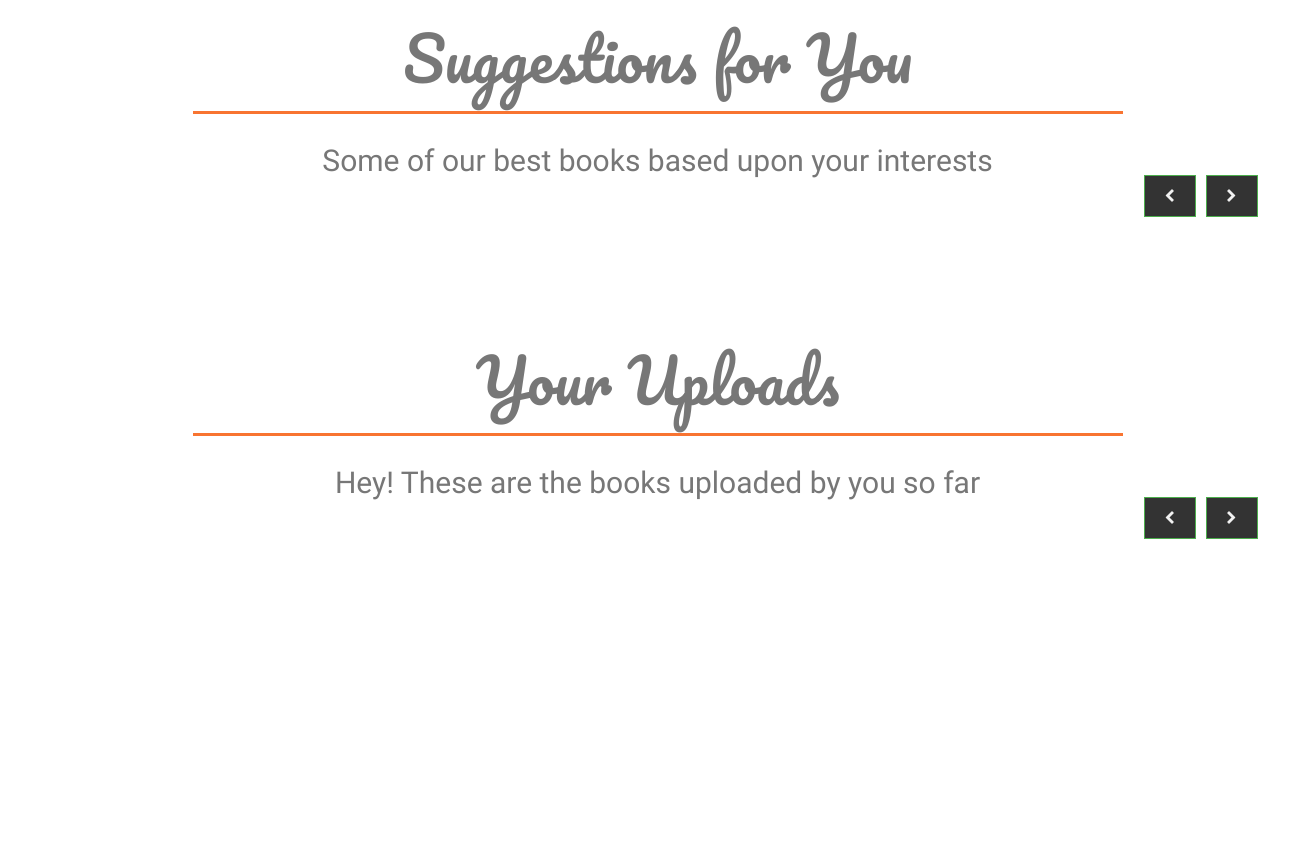
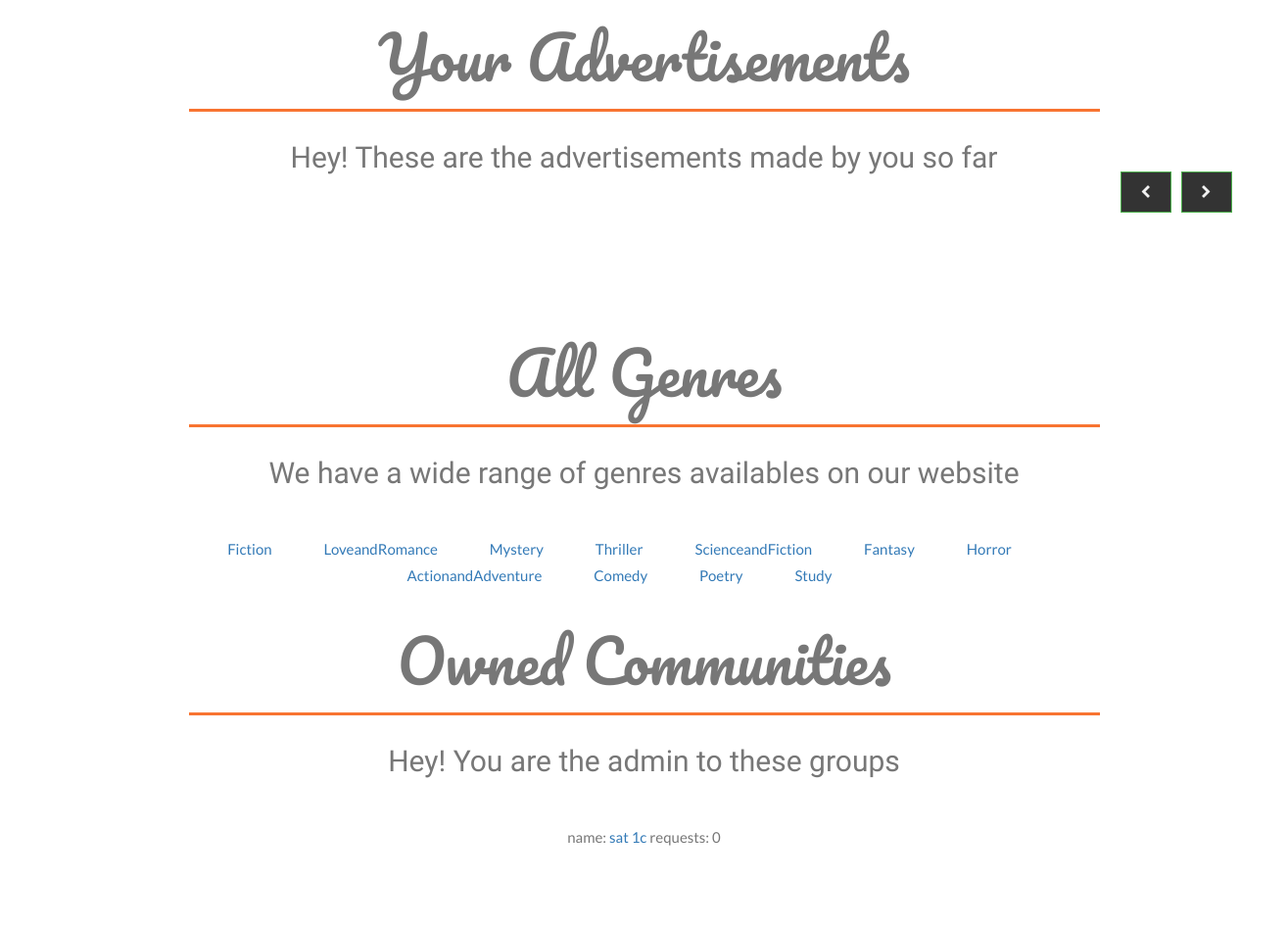
Page / (signed in, lower part) on the earlier database version (2 pictures, top to bottom).
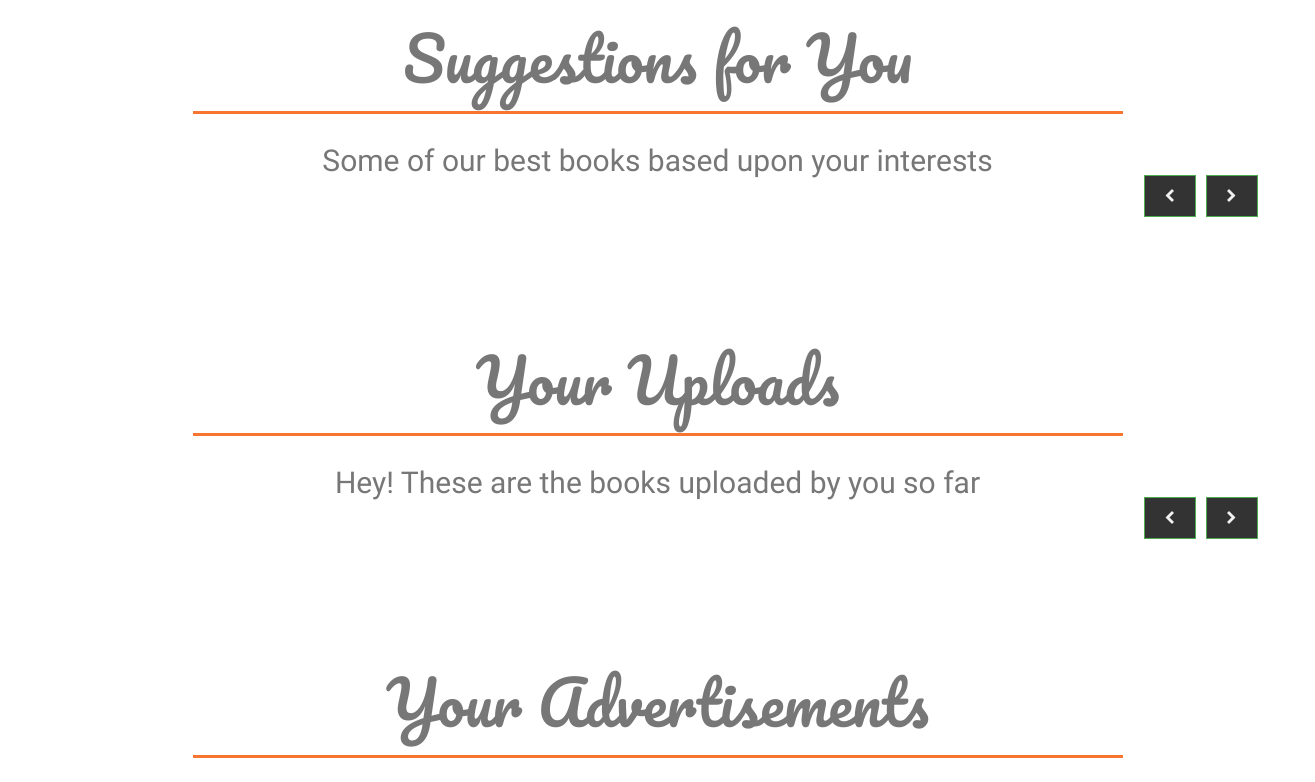
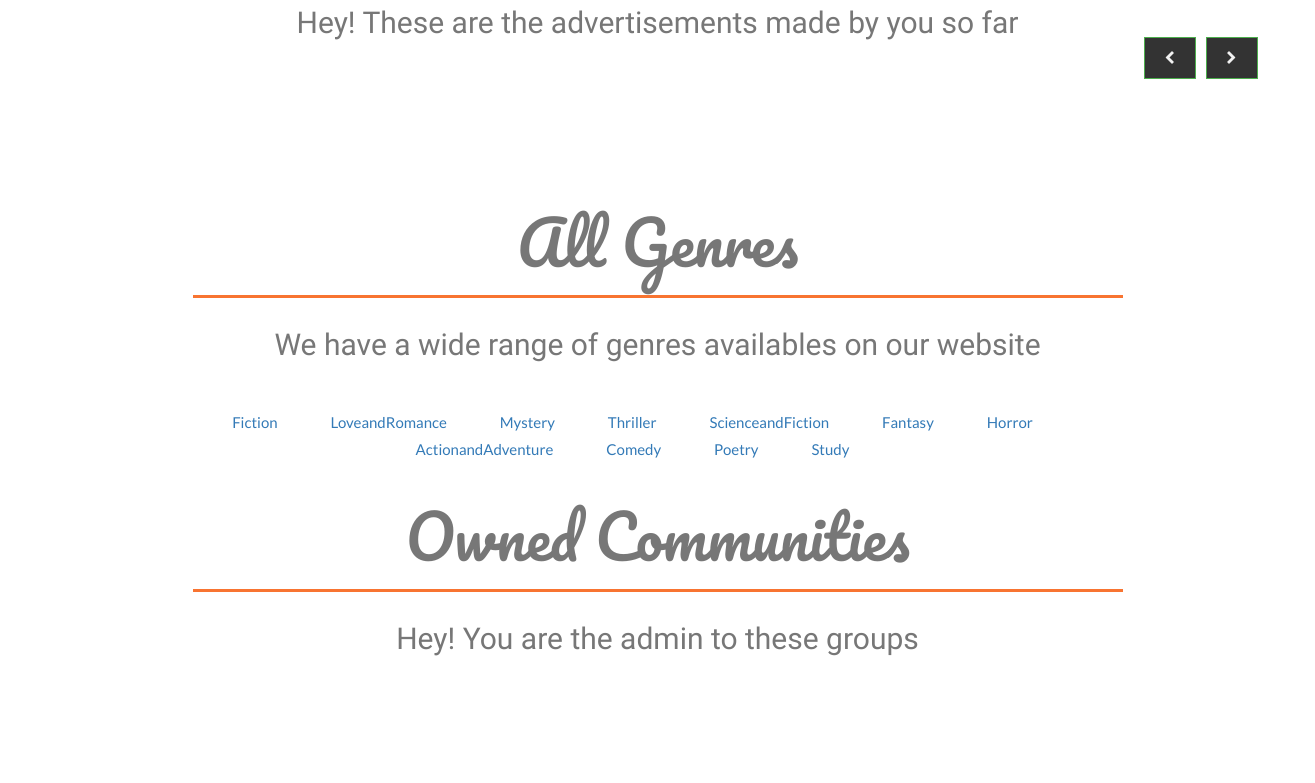
Same page on the later database version (2 pictures, top to bottom).
### blog/models.py (models this page shows)
class Document(models.Model):
    genre_choices=(('Fiction','Fiction'),('LoveandRomance','LoveandRomance'),("Mystery","Mystery"),("Thriller","Thriller"),("ScienceandFiction","ScienceandFiction"),("Fantasy","Fantasy"),("Horror","Horror"),("ActionandAdventure","ActionandAdventure"),("Comedy","Comedy"),("Poetry","Poetry"),("Study","Study"),)
    rating = models.FloatField(null=True, blank=True, default=0.0)
    no_ratings = models.IntegerField(default=0)
    user=models.ForeignKey('auth.User',default=1)
    uploader = models.CharField(max_length=200,default='')
    title = models.CharField(max_length=200,default='')
    author = models.CharField(max_length=200,default='')
    genre = models.CharField(
        max_length=20,
        choices=genre_choices,
        default='fiction',)
    description = models.CharField(max_length=255, blank=True)
    document = models.FileField(upload_to='documents/')
    image = models.ImageField(upload_to='images/',default = 'pic_folder/None/no-img.jpg')
    public = models.BooleanField(default=True)
    rmembers=models.ManyToManyField('auth.User',related_name='rmembers')
    published_date = models.DateTimeField(auto_now_add=True)
    searchshow = models.BooleanField(default=True)

class Community(models.Model):
    admin=models.ForeignKey('auth.User',default=1)
    members=models.ManyToManyField('auth.User',related_name='members')
    name = models.CharField(max_length=200,default='')
    description = models.CharField(max_length=255, blank=True)
    documents=models.ManyToManyField('Document',related_name='docs')
    jrequests=models.ManyToManyField('auth.User',related_name='jrequests')

### blog/views.py (the view)
# urls.py: url(r'^$', entry_views.home, name='home'),
@login_required
def home(request):
    documents = Document.objects.order_by('published_date').filter(user=request.user,searchshow=True)
    ads = Advertise.objects.order_by('published_date').filter(user=request.user)
    interest = Interest.objects.get(user=request.user)
    choices=['Fiction','LoveandRomance',"Mystery","Thriller","ScienceandFiction","Fantasy","Horror","ActionandAdventure","Comedy","Poetry","Study"]
    doc=Document.objects.order_by('published_date').filter(genre__in=interest.my_field,searchshow=True).exclude(user=request.user)
    Communities=Community.objects.all().exclude(admin=request.user)
    communities=[c for c in Communities]
    jpclist=map(lambda x:[x,x.jrequests.all()],communities)
    oCom=Community.objects.filter(admin=request.user)
    ocom=[c for c in oCom]
    opclist=map(lambda x:[x,x.jrequests.all().count()],ocom)
    jcom=Join.objects.get(user=request.user).jlist.all()
    readreq=Readpending.objects.filter(user=request.user)
    rplist=map(lambda x:[x.doc,x.rplist.all()],readreq)
    return render(request, 'home.html',{'documents': documents,'ads':ads,'interest':interest,'doc':doc,'jpclist':jpclist,'jcom':jcom,'opclist':opclist,'rplist':rplist,'choices':choices})

### templates/home.html (shortened to what this page needs)
{% extends 'base.html' %}
{% block content %}
<div id="suggestions">
<div class="container text-center">
    <h1 style="font-size:60px;font-family:Pacifico">Suggestions for You</h1>
    <hr style="background:#F87431; border:0; height:3px" />
        <p style="font-family: 'Poiret One';font-size:30px;font-style:cursive;"><em>Some of our best books based upon your interests </em></p>
    <br>
    <div class="container" style="margin-top: -150px;">
        <div class="row">
            <div class="row">
                <div class="col-md-9"></div>
                <div class="col-md-3">
                    <div class="controls pull-right hidden-xs">
                        <a class="left fa fa-chevron-left btn btn-success" href="#carousel-example" data-slide="prev"></a><a class="right fa fa-chevron-right btn btn-success" href="#carousel-example" data-slide="next"></a>
                    </div>
                </div>
            </div>
        </div>
    </div>
</div>
</div>
<div id="youruploads">
<div class="container text-center" style="margin-top: -150px;">
    <h1 style="font-size:60px;font-family:Pacifico">Your Uploads</h1>
    <hr style="background:#F87431; border:0; height:3px" />
        <p style="font-family: 'Poiret One';font-size:30px;font-style:cursive;"><em>Hey! These are the books uploaded by you so far </em></p>
    <br>
     <div class="container" style="margin-top: -150px;">
        <div class="row">
            <div class="row">
                <div class="col-md-9"></div>
                <div class="col-md-3">
                    <div class="controls pull-right hidden-xs">
                        <a class="left fa fa-chevron-left btn btn-success" href="#carousel-example-1" data-slide="prev"></a><a class="right fa fa-chevron-right btn btn-success" href="#carousel-example-1" data-slide="next"></a>
                    </div>
                </div>
            </div>
            <div id="carousel-example-1" class="carousel slide hidden-xs" data-ride="carousel">
                <div class="carousel-inner" style="margin-left: -120px;margin-top: 20px">
                <div class="item active ">
                <div class="row">
                {% for object in documents %}
                                <div class="col-sm-3">
                                    <div class="col-item">
                                        <div class="photo">
                                            <img src="{{object.image.url}}" style="width:120px;height:100px;" class="img-responsive" alt="a">
                                        </div>
                                        <div class="info">
                                            <div class="row">
                                                <div class="price col-md-6">
                                                    <h5><a href="{% url 'bookpage' pk=object.pk %}">{{ object.title }}</a></h5>
                                                    <h5>written by</h5>
                                                    <h5 class="price-text-color"><a href="{% url 'author' pk=object.author %}">{{object.author}}</a></h5>
                                                </div>
                                                <div class="rating hidden-sm col-md-6">
                                                    <i class="price-text-color fa fa-star"></i><i class="price-text-color fa fa-star">
                                                    </i><i class="price-text-color fa fa-star"></i><i class="price-text-color fa fa-star">
                                                    </i><i class="fa fa-star"></i>
                                                    <h5 style="margin-top:-15px;">{{object.no_ratings}} ratings</h5>
                                                </div>
                                            </div>
                                            <div class="separator clear-left">
                                                <p class="btn-add">
                                                    Genre:<a href="{% url 'genre' pk=object.genre %}" class="hidden-sm"> {{object.genre}}</a></p>
                                                <p class="btn-details" style="margin-left: 0px;">
                                                    <a href="{% url 'delete' pk=object.pk %}" class="hidden-sm">Delete book</a>
                                                    </p>
                                            </div>
                                            <div class="clearfix"></div>
                                        </div>
                                    </div>
                                </div>
                            {% endfor %}
                        </div>
                    </div>
                </div>
            </div>
        </div>
    </div>
</div>
</div>
<div id="yourads">
<div class="container text-center" style="margin-top: -150px;">
    <h1 style="font-size:60px;font-family:Pacifico">Your Advertisements</h1>
    <hr style="background:#F87431; border:0; height:3px" />
        <p style="font-family: 'Poiret One';font-size:30px;font-style:cursive;"><em>Hey! These are the advertisements made by you so far </em></p>
    <br>
    <div class="container" style="margin-top: -150px;">
        <div class="row">
            <div class="row">
                <div class="col-md-9"></div>
                <div class="col-md-3">
                    <div class="controls pull-right hidden-xs">
                        <a class="left fa fa-chevron-left btn btn-success" href="#carousel-example-2" data-slide="prev"></a><a class="right fa fa-chevron-right btn btn-success" href="#carousel-example-2" data-slide="next"></a>
                    </div>
                </div>
            </div>
        </div>
    </div>
</div>
</div>
<div class="container text-center" style="margin-top: -150px;">
    <h1 style="font-size:60px;font-family:Pacifico">All Genres</h1>
    <hr style="background:#F87431; border:0; height:3px" />
        <p style="font-family: 'Poiret One';font-size:30px;font-style:cursive;"><em>We have a wide range of genres availables on our website </em></p>
    <br>
<div id="menu">
<ul>
{% for i in choices %}
    <li><a href="{% url 'genre' pk=i %}">{{i}}</a></li>
{% endfor %}
</ul>
</div>
</div>
<div class="container text-center" style="margin-top: -150px;">
    <h1 style="font-size:60px;font-family:Pacifico">Owned Communities</h1>
    <hr style="background:#F87431; border:0; height:3px" />
        <p style="font-family: 'Poiret One';font-size:30px;font-style:cursive;"><em>Hey! You are the admin to these groups</em></p>
    <br>
    <div id="owned">
        {% for c,count in opclist %}
            name: <a href="{% url 'cpage' pk=c.pk %}">{{ c.name }}</a>
            requests: {{count}}
        {% endfor %}
    </div>
</div>
{% endblock %}

### templates/base.html (shortened to what this page needs)
<!DOCTYPE html>
{% load staticfiles %}
<html lang="en">
<head>
    <link rel="stylesheet" href="https://cdnjs.cloudflare.com/ajax/libs/animate.css/3.5.2/animate.css">
    <link rel="stylesheet" href="https://maxcdn.bootstrapcdn.com/font-awesome/4.7.0/css/font-awesome.min.css">
    <link rel="stylesheet" href="{% static "css/style.css" %}" type="text/css" media="screen" />
    <link rel="stylesheet" href="https://cdnjs.cloudflare.com/ajax/libs/magnific-popup.js/1.1.0/magnific-popup.min.css">
    <link rel="stylesheet" href="https://cdnjs.cloudflare.com/ajax/libs/magnific-popup.js/1.1.0/magnific-popup.css">
    <link rel="stylesheet" href="https://maxcdn.bootstrapcdn.com/bootstrap/3.3.7/css/bootstrap.min.css">
    <link rel="stylesheet" href="https://maxcdn.bootstrapcdn.com/bootstrap/3.3.4/css/bootstrap.min.css">
</head>
<body id="myPage" data-spy="scroll" data-target=".sidebar-nav" data-offset="50">
  <div id="wrapper">
  <div id="page-content-wrapper">
    <main>
      {% block content %}
      {% endblock %}
    </main>
  </div>
</div>
</body>
</html>

### blog/static/css/style.css (style rules this page uses)
html, body, div, span, applet, object, iframe, h1, h2, h3, h4, h5, h6, p, blockquote, pre, a, abbr, acronym, address, big, cite, code, del, dfn, em, img, ins, kbd, q, s, samp, small, strike, strong, sub, sup, tt, var, b, u, i, center, dl, dt, dd, ol, ul, li, fieldset, form, label, legend, table, caption, tbody, tfoot, thead, tr, th, td, article, aside, canvas, details, embed, figure, figcaption, footer, header, hgroup, menu, nav, output, ruby, section, summary, time, mark, audio, video { margin: 0; padding: 0; border: 0; font-size: 100%; font: inherit; vertical-align: baseline; }
body { line-height: 1; font-family: sans-serif; }
ol, ul { list-style: none; }
p { margin: 1em 0 2em 0; }

Differences in the rows shown:
removed Document: image (picture)
removed Document: image (picture)
removed Document: image (picture)
removed Community: name "sat 1c", count "0"
